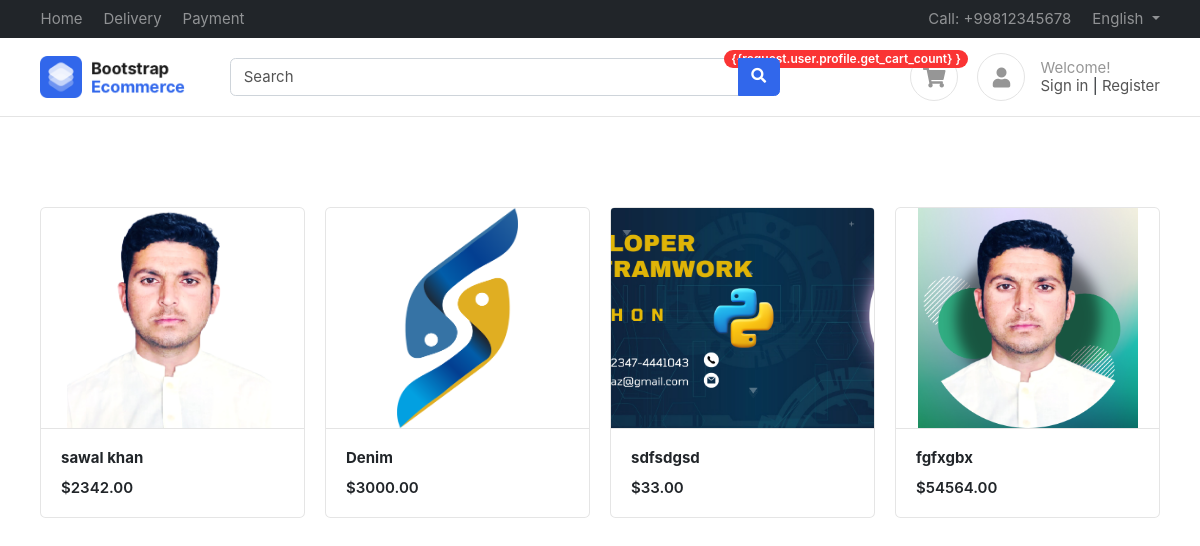
The page / on the database its author committed.
### products/models.py (models this page shows, shortened)
class Product(BaseModel):
    product_name=models.CharField(max_length=100)
    slug=models.SlugField(unique=True,blank=True,null=True)
    category=models.ForeignKey(Category,on_delete=models.CASCADE,related_name="products")
    price=models.IntegerField()
    product_description=models.TextField()
    color_variant=models.ManyToManyField(ColorVariant,blank=True)
    size_variant=models.ManyToManyField(SizeVariant,blank=True)

class ProductImage(BaseModel):
    product=models.ForeignKey(Product,on_delete=models.CASCADE,related_name="product_images")
    image=models.ImageField(upload_to="product")

### home/views.py (the view)
# urls.py: path('',views.Index,name="index"),
def Index(request):
    context={'products':Product.objects.all()}
    return render (request,'home/index.html',context)

### templates/home/index.html
{% extends "base/base.html" %}
{% block start %}
<div class="container mt-5 pt-5">
    <div class="row">
        {% for product in products %}
        <div class="col-md-3">
            <figure class="card card-product-grid">
                <div class="img-wrap"> <img src="/media/{{product.product_images.first.image}}"> </div>
                <figcaption class="info-wrap border-top">
                    <a href="{% url 'get_product' product.slug %}" class="title"><b>{{product.product_name}}</b></a>
                    <div class="price mt-2">${{product.price}}.00</div>
                </figcaption>
            </figure>
        </div>
        {% endfor %}
    </div>
    </div>
{% endblock %}

### templates/base/base.html (shortened to what this page needs)
{% load static %}
<!DOCTYPE HTML>
<html lang="en">
<head>
<link href="/static/css/bootstrap.css" rel="stylesheet" type="text/css"/>
<link href="/static/fonts/fontawesome/css/all.min.css" type="text/css" rel="stylesheet">
<link href="/static/css/ui.css" rel="stylesheet" type="text/css"/>
<link href="/static/css/responsive.css" rel="stylesheet" />
</head>
<body>
	<header class="section-header">
		<nav class="navbar navbar-dark navbar-expand p-0 bg-dark">
		<div class="container">
			<ul class="navbar-nav d-none d-md-flex mr-auto">
				<li class="nav-item"><a class="nav-link" href="#">Home</a></li>
				<li class="nav-item"><a class="nav-link" href="#">Delivery</a></li>
				<li class="nav-item"><a class="nav-link" href="#">Payment</a></li>
			</ul>
			<ul class="navbar-nav">
				<li class="nav-item"><a href="#" class="nav-link"> Call: +99812345678 </a></li>
				<li class="nav-item dropdown">
					 <a href="#" class="nav-link dropdown-toggle" data-toggle="dropdown"> English </a>
				</li>
			</ul>
		  </div>
		</nav>
		<section class="header-main border-bottom">
			<div class="container">
		<div class="row align-items-center">
			<div class="col-lg-2 col-4">
				<div class="brand-wrap">
					<img class="logo" src="images/logo.png">
				</div>
			</div>
			<div class="col-lg-6 col-sm-12">
				<form action="#" class="search">
					<div class="input-group w-100">
						<input type="text" class="form-control" placeholder="Search">
						<div class="input-group-append">
						  <button class="btn btn-primary" type="submit">
							<i class="fa fa-search"></i>
						  </button>
						</div>
					</div>
				</form>
			</div>
			<div class="col-lg-4 col-sm-6 col-8">
				<div class="widgets-wrap float-md-right">
					<div class="widget-header  mr-3">
						<a href="#" class="icon icon-sm rounded-circle border"><i class="fa fa-shopping-cart"></i></a>
						<span class="badge badge-pill badge-danger notify">{{request.user.profile.get_cart_count} }</span>
					</div>
					<div class="widget-header icontext">
						<a href="#" class="icon icon-sm rounded-circle border"><i class="fa fa-user"></i></a>
						<div class="text">
							<span class="text-muted">Welcome!</span>
							<div>
								<a href="#">Sign in</a> |
								<a href="#"> Register</a>
							</div>
						</div>
					</div>
				</div>
			</div>
		</div>
			</div>
		</section>
		</header>
		{% block start  %}
		{% endblock  %}
    </body>
</html>

### public/static/css/ui.css (style rules this page uses)
html { font-family: 'Inter', sans-serif; font-size: 15px; }
.img-wrap { text-align: center; display: block; }
.img-wrap img { max-width: 100%; }
.icon-xs, .icon-sm, .icon-md, .icon-lg { display: inline-block; text-align: center; flex-shrink: 0; flex-grow: 0; }
.icon-sm { width: 48px; height: 48px; line-height: 48px; font-size: 20px; }
figure { margin-bottom: 0; }
.card .title { color: #212529; }
.header-main { position: relative; padding-top: 1rem; padding-bottom: 1rem; }
.brand-wrap .logo, .navbar-brand .logo { margin-right: 7px; max-height: 42px; display: inline-block; }
.widget-header { display: inline-block; vertical-align: middle; position: relative; }
.widget-header a { color: #545454; }
.widget-header i { color: #969696; }
.widget-header .notify { position: absolute; top: -3px; right: -10px; }
[class*='card-product'] a.title { color: #212529; display: block; }
[class*='card-product'] .img-wrap { overflow: hidden; position: relative; }
[class*='card-product'] .img-wrap img { height: 100%; max-width: 100%; width: auto; display: inline-block; object-fit: cover; }
.card-product-grid { margin-bottom: 20px; }
.card-product-grid .img-wrap { border-radius: 0.2rem 0.2rem 0 0; height: 220px; }
.card-product-grid .info-wrap { overflow: hidden; padding: 18px 20px; }
.card .img-wrap { overflow: hidden; }
.icontext { display: inline-flex; align-items: center; vertical-align: middle; }
.icontext .text { width: 100%; line-height: 1.2; color: #212529; }
.icontext .icon { position: relative; margin-right: 15px; flex-shrink: 0; flex-grow: 0; }
.notify { position: absolute; top: -4px; right: -10px; display: inline-block; padding: .25em .6em; font-size: 12px; line-height: 1; text-align: center; border-radius: 3rem; color: #fff; background-color: #fa3434; }
.price { font-weight: 600; color: #212529; }

### rows shown on the page
Product: product_images.first.image (picture), product_name "sawal khan", price "2342"
Product: product_images.first.image (picture), product_name "Denim", price "3000"
Product: product_images.first.image (picture), product_name "sdfsdgsd", price "33"
Product: product_images.first.image (picture), product_name "fgfxgbx", price "54564"
